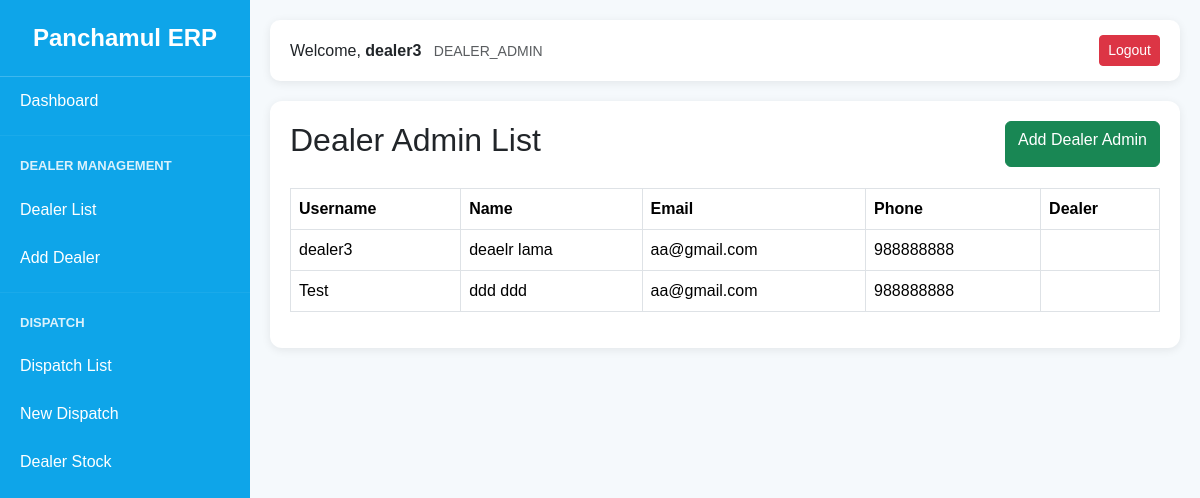
Screenshot of /dealer-admins/ (signed in) with the database file from the repository.
### accounts/models.py (models this page shows, shortened)
class User(AbstractUser):
    ROLE_CHOICES = (
        ('SUPER_ADMIN', 'Super Admin'),
        ('COMPANY_STAFF', 'Company Staff'),
        ('DEALER_ADMIN', 'Dealer Admin'),
        ('DEALER_STAFF', 'Dealer Staff'),
    )
    role = models.CharField(
        max_length=20,
        choices=ROLE_CHOICES
    )
    phone = models.CharField(
        max_length=20,
        blank=True,
        null=True
    )
    is_active_user = models.BooleanField(
        default=True
    )

### accounts/views.py (the view)
# urls.py: path('dealer-admins/', dealer_admin_list, name='dealer_admin_list'),
def dealer_admin_list(request):
    dealer_admins = User.objects.filter(
        role='DEALER_ADMIN'
    )
    return render(
        request,
        'dashboard/super_admin/dealer_admin_list.html',
        {
            'dealer_admins': dealer_admins
        }
    )

### accounts/context_processors.py (called while the page is built)
def user_permissions(request):
    permissions = {}
    if request.user.is_authenticated:
        perms = ModulePermission.objects.filter(
            user=request.user
        )
        for p in perms:
            permissions[p.module] = p
    return {
        'user_permissions': permissions
    }

### templates/dashboard/super_admin/dealer_admin_list.html (shortened to what this page needs)
{% extends 'dashboard/base.html' %}
{% block content %}
<div class="card-box">
    <div class="d-flex justify-content-between">
        <h2>Dealer Admin List</h2>
        <a
            href="{% url 'dealer_admin_create' %}"
            class="btn btn-success"
        >
            Add Dealer Admin
        </a>
    </div>
    <hr>
    <table class="table table-bordered">
        <thead>
            <tr>
                <th>Username</th>
                <th>Name</th>
                <th>Email</th>
                <th>Phone</th>
                <th>Dealer</th>
            </tr>
        </thead>
        <tbody>
            {% for admin in dealer_admins %}
            <tr>
                <td>{{ admin.username }}</td>
                <td>
                    {{ admin.first_name }}
                    {{ admin.last_name }}
                </td>
                <td>{{ admin.email }}</td>
                <td>{{ admin.phone }}</td>
                <td>
                </td>
            </tr>
            {% endfor %}
        </tbody>
    </table>
</div>
{% endblock %}

### templates/dashboard/base.html (shortened to what this page needs)
<!DOCTYPE html>
<html lang="en">
<head>
    <link href="https://cdn.jsdelivr.net/npm/bootstrap@5.3.3/dist/css/bootstrap.min.css"
          rel="stylesheet">
</head>
<body>
<div class="sidebar">
    <div class="logo">
        Panchamul ERP
    </div>
    {% if request.user.role == 'SUPER_ADMIN' %}
        <a href="{% url 'super_dashboard' %}">
            Dashboard
        </a>
    {% else %}
        <a href="{% url 'staff_dashboard' %}">
            Dashboard
        </a>
    {% endif %}
    {% if request.user.role == 'SUPER_ADMIN' or user_permissions.DEALER.can_view %}
    <hr>
    <div class="menu-title">
        Dealer Management
    </div>
    <a href="{% url 'dealer_list' %}">
        Dealer List
    </a>
    {% if request.user.role == 'SUPER_ADMIN' or user_permissions.DEALER.can_add %}
    <a href="{% url 'dealer_create' %}">
        Add Dealer
    </a>
    {% endif %}
    {% endif %}
    {% if request.user.role == 'SUPER_ADMIN' or user_permissions.DISPATCH.can_view %}
    <hr>
    <div class="menu-title">
        Dispatch
    </div>
    <a href="{% url 'dispatch_list' %}">
        Dispatch List
    </a>
    <a href="{% url 'dispatch_create' %}">
        New Dispatch
    </a>
    <a href="{% url 'dealer_stock_list' %}">
    Dealer Stock
    </a>
    {% endif %}
</div>
<div class="content">
    <div class="topbar d-flex justify-content-between align-items-center">
        <div>
            Welcome,
            <strong>
                {{ request.user.username }}
            </strong>
            <small class="text-muted ms-2">
                {{ request.user.role }}
            </small>
        </div>
        <div>
            <a href="{% url 'logout' %}"
               class="btn btn-danger btn-sm">
                Logout
            </a>
        </div>
    </div>
    {% block content %}
    {% endblock %}
</div>
</body>
</html>

### templates/dashboard/base.html (style rules this page uses)
body { margin:0; background:#f5f9fc; font-family: Arial, sans-serif; }
.sidebar { width:250px; height:100vh; position:fixed; top:0; left:0; background:#0EA5E9; color:white; overflow-y:auto; }
.logo { text-align:center; padding:20px; font-size:24px; font-weight:bold; border-bottom:1px solid rgba(255,255,255,.2); }
.menu-title { padding:10px 20px; font-size:13px; font-weight:bold; text-transform:uppercase; opacity:.85; }
.sidebar a { display:block; padding:12px 20px; color:white; text-decoration:none; transition:.3s; }
.content { margin-left:250px; padding:20px; }
.topbar { background:white; padding:15px 20px; border-radius:10px; box-shadow:0 2px 10px rgba(0,0,0,.08); margin-bottom:20px; }
.card-box { background:white; padding:20px; border-radius:12px; box-shadow:0 2px 10px rgba(0,0,0,.08); margin-bottom:20px; }
hr { margin:10px 0; border-color:rgba(255,255,255,.2); }

### rows the page displays
User: user.username "dealer3", user.role "DEALER_ADMIN", username "dealer3", first_name "deaelr", last_name "lama", email "aa@gmail.com", phone "988888888"
User: username "Test", first_name "ddd", last_name "ddd", email "aa@gmail.com", phone "988888888"
